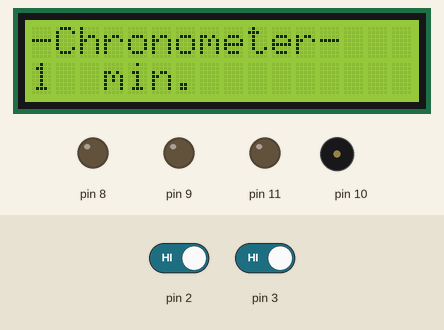
Bench run of a sketch on a simulated Arduino Uno, built with avr-gcc and run on an emulated ATmega328P. Shown: 16×2 character LCD, output pins drawn as LEDs (lit = HIGH), buzzer (waves = sounding). Dashed ring = blinking. The inputs (shaded band) are chosen by the test bench; at power-on: pin 2 HIGH, pin 3 HIGH.

Above: at 1.2 s.
1.3 s: pin 2 driven LOW
At 1.9 s:
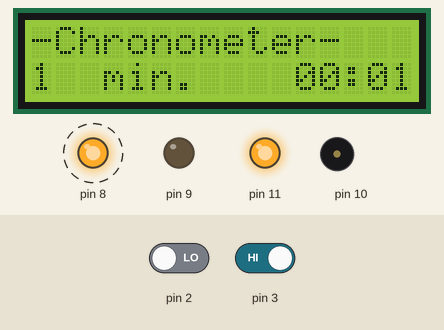
4.3 s: pin 3 driven LOW
At 4.9 s:
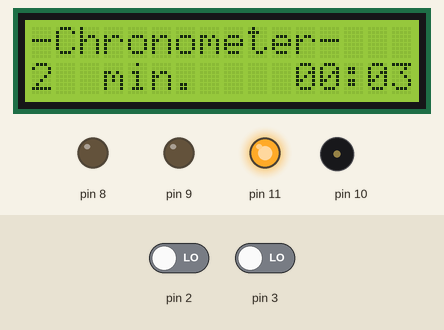
6.5 s: pin 2 driven HIGH
At 8.0 s:
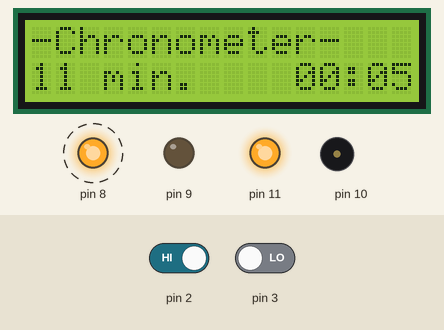
9.1 s: pin 3 driven HIGH
At 9.46 s:
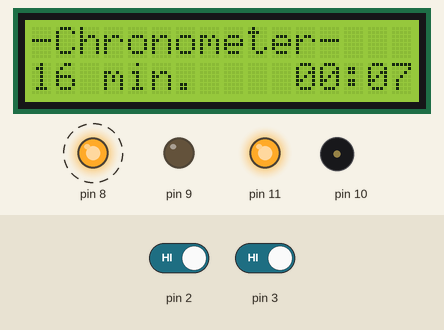
10.6 s: pin 3 driven LOW
At 10.98 s:
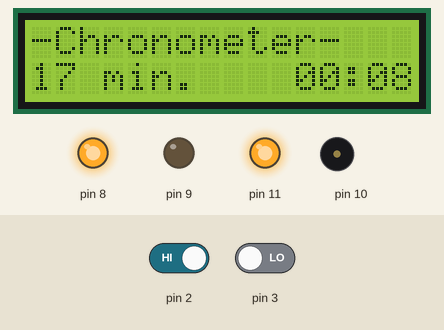
12.3 s: pin 2 driven LOW
At 32.4 s:
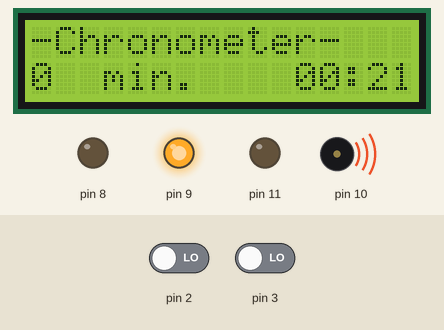
Timing chart, 0 to 45.1 s (numbered marks = the images above; inputs shaded):
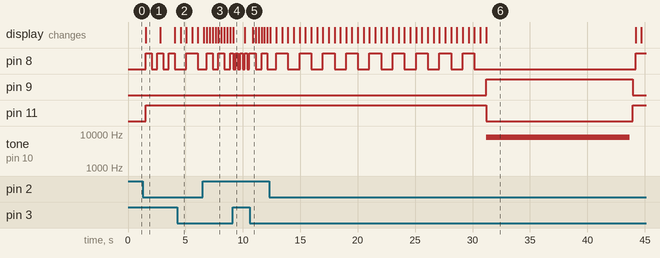

The sketch:

Chronometer.ino
```cpp
#include <Wire.h>
#include <LiquidCrystal_I2C.h>
unsigned int seconds = 0;
unsigned int minutes = 0;
unsigned int current = 0;
unsigned int previous1 = 0;
unsigned int previous2 = 0;
int counter = 1;
String secStr;
String minStr;
bool finish = false;
LiquidCrystal_I2C lcd(0x27, 16, 2);

void setup() {
  pinMode(8, OUTPUT);
  pinMode(9, OUTPUT);
  pinMode(10, OUTPUT);
  pinMode(11, OUTPUT);
  pinMode(2, INPUT);
  pinMode(3, INPUT);
  lcd.init();
  lcd.backlight();
  previous1 = millis();
  previous2 = millis();
  lcd.setCursor(0, 0);
  lcd.print("-Chronometer-");
  lcd.setCursor(0, 1);
  lcd.print("1");
  lcd.setCursor(3, 1);
  lcd.print("min.");
}

void loop() {
  current = millis();
  if (digitalRead(2) == 0) {
    delay(250);
    digitalWrite(9, LOW);
    digitalWrite(11, HIGH);
    finish = true;
  }
  if (digitalRead(3) == 0) {
    delay(250);
    counter++;
    lcd.setCursor(0, 1);
    lcd.print("  ");
    lcd.setCursor(0, 1);
    lcd.print(counter);
    if (counter >= 60) counter = 0;
  }
  if (current - previous1 > 1000 && finish == true) {
    previous1 = millis();
    seconds++;
    if (seconds == 60) {
      seconds = 0;
      minutes++;
    }
    if (minutes == 60) {
      minutes = 0;
    }
    secStr = String(seconds);
    minStr = String(minutes);
    if (seconds < 10) secStr = "0" + String(seconds);
    if (minutes < 10) minStr = "0" + String(minutes);
    lcd.setCursor(11, 1);
    lcd.print(minStr + ":" + secStr);
  }
  // Shift one position to the left
  if (current - previous2 > 200 && finish == true) {
    previous2 = millis();
    digitalWrite(8, !digitalRead(8));
  }
  if (minutes == counter) {
    finish = false;
    minutes = 0;
    seconds = 0;
    lcd.setCursor(0, 1);
    lcd.print("  ");
    lcd.setCursor(0, 1);
    lcd.print(counter);
    digitalWrite(9, HIGH);
    digitalWrite(8, LOW);
    digitalWrite(11, LOW);
    buzzer();
  }
}

void buzzer() {
  tone(10, 8000, 12500);
  delay(12500);
  noTone(10);
}
```

Measured:
- after the input at 1.3 s, pin 8: alternates HIGH for 0.51 s and LOW for 0.50 s, starting after 0.26 s; pin 11: LOW → HIGH after 0.25 s; the display: changes after 0.26 s (image 1)
- after the input at 4.3 s, the display: changes after 0.27 s (image 2)
- after the input at 12.3 s, pin 9: LOW → HIGH after 18.9 s instead of 9.6 s; pin 11: HIGH → LOW after 18.9 s instead of 9.6 s
- what the display in image 1 shows lasts 1.2 s, from 1.6 s to 2.8 s
- what the display in image 2 shows lasts 0.5 s, from 4.6 s to 5.1 s
- what the display in image 4 shows lasts 1.0 s, from 9.2 s to 10.2 s
